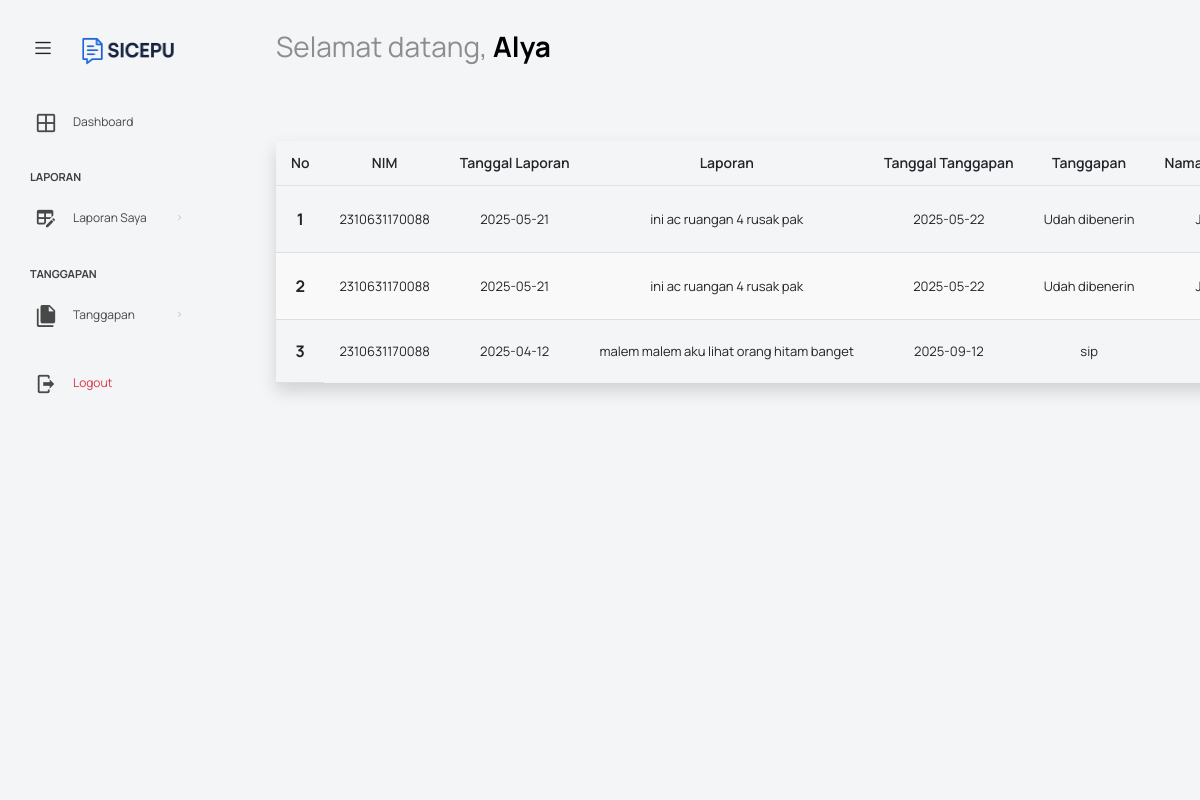
The page /src/user/tanggapan.php (signed in) on the database its author committed.
### tables this page shows
CREATE TABLE `tanggapan` (
  `id_tanggapan` int(11) NOT NULL,
  `id_pengaduan` int(11) NOT NULL,
  `tgl_tanggapan` date NOT NULL,
  `tanggapan` text NOT NULL,
  `id_petugas` int(11) NOT NULL,
  `rating` int(1) DEFAULT NULL
);

CREATE TABLE `pengaduan` (
  `id_pengaduan` int(11) NOT NULL,
  `tgl_pengaduan` date NOT NULL,
  `nim` varchar(16) NOT NULL,
  `isi_laporan` text NOT NULL,
  `foto` varchar(255) NOT NULL,
  `status` enum('terkirim','proses','selesai') NOT NULL,
  `disposisi` varchar(255) NOT NULL
);

### src/user/tanggapan.php (the view, shortened to what this page needs)
<?php
require '../../public/app.php';
require '../layout/header.php';
require '../layout/nav.php';
?>
<div class="container-fluid page-body-wrapper">
  <?php include '../layout/sidebar.php'; ?>
  <div class="main-panel">
    <div class="content-wrapper">
      <?php
      $nim = $_SESSION['nim'];
      $query = "SELECT * FROM ((tanggapan INNER JOIN pengaduan ON tanggapan.id_pengaduan = pengaduan.id_pengaduan AND pengaduan.nim = $nim) INNER JOIN petugas ON tanggapan.id_petugas = petugas.id_petugas) ORDER BY id_tanggapan DESC";
      $result = mysqli_query($conn, $query);
      ?>
      <div class="d-none d-md-block">
        <table class="table shadow text-center">
          <thead class="thead-dark">
            <tr>
              <th>No</th>
              <th>NIM</th>
              <th>Tanggal Laporan</th>
              <th>Laporan</th>
              <th>Tanggal Tanggapan</th>
              <th>Tanggapan</th>
              <th>Nama Petugas</th>
            </tr>
          </thead>
          <tbody>
            <?php $i = 1; mysqli_data_seek($result, 0); ?>
            <?php while ($row = mysqli_fetch_assoc($result)) : ?>
              <tr>
                <th><?= $i++; ?></th>
                <td><?= htmlspecialchars($row["nim"]); ?></td>
                <td><?= htmlspecialchars($row["tgl_pengaduan"]); ?></td>
                <td><?= nl2br(htmlspecialchars($row["isi_laporan"])); ?></td>
                <td><?= htmlspecialchars($row["tgl_tanggapan"]); ?></td>
                <td><?= nl2br(htmlspecialchars($row["tanggapan"])); ?></td>
                <td><?= htmlspecialchars($row["nama_petugas"]); ?></td>
              </tr>
            <?php endwhile; ?>
          </tbody>
        </table>
      </div>
    <?php include '../layout/footer.php'; ?>
<?php include '../layout/scripts.php'; ?>

### src/user/tanggapan.php (style rules this page uses)
.table { border-collapse: collapse; width: 90%; margin: 20px auto; box-shadow: 0 4px 8px rgba(0, 0, 0, 0.1); }
.table th, .table td { padding: 15px; text-align: center; border-bottom: 1px solid #ddd; }
.table tr:nth-child(even) { background-color: #f9f9f9; }

### rows shown on the page
tanggapan: id_pengaduan.nim "2310631170088", id_pengaduan.tgl_pengaduan "2025-05-21", id_pengaduan.isi_laporan "ini ac ruangan 4 rusak pak", tgl_tanggapan "2025-05-22", tanggapan "Udah dibenerin"
tanggapan: id_pengaduan.nim "2310631170088", id_pengaduan.tgl_pengaduan "2025-05-21", id_pengaduan.isi_laporan "ini ac ruangan 4 rusak pak", tgl_tanggapan "2025-05-22", tanggapan "Udah dibenerin"
tanggapan: id_pengaduan.nim "2310631170088", id_pengaduan.tgl_pengaduan "2025-04-12", id_pengaduan.isi_laporan "malem malem aku lihat orang hitam banget", tgl_tanggapan "2025-09-12", tanggapan "sip"

### other values the page prints
$namaTampil "Alya"
